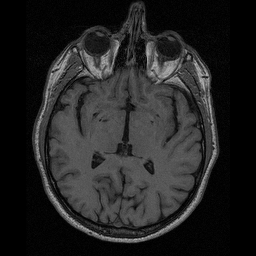
#> input picture data/lab-01-data/brain-slice40.tiff, 256 x 256 px
$ jupyter execute --allow-errors 'lab_01_segmentation_Quentin_Talon_Albéric_de_Lajarte.ipynb'   (shell and % lines are left out)
#> lines starting #> are read from the running program, lines starting #| are printed output that depends on the picture; after the words box and inside, x2 and y2 are one past the last pixel; in counts of white or black regions, pixels touching at a corner belong together
# [IAPR 2020:][iapr2020] Lab 1 ‒  Image segmentation

**Author:** Quentin Talon, Albéric de Lajarte
**Due date:** 26.03.2020

[iapr2018]: https://github.com/LTS5/iapr-2020

## Extract relevant data
We first need to extract the `lab-01-data.tar.gz` archive.
To this end, we use the [tarfile] module from the Python standard library.

[tarfile]: https://docs.python.org/3.6/library/tarfile.html

[cell 1]
import tarfile
import os

data_base_path = os.path.join(os.pardir, 'data')
data_folder = 'lab-01-data'
tar_path = os.path.join(data_base_path, data_folder + '.tar.gz')
#> (the rest of this cell did not finish here and is left out)

## Part 1: Brain segmentation

Our goal: compute the size of the brain (in pixels) in a 2D image of a human head taken by Magnetic Resonance Imaging (MRI).

### 1.1 Brain image visualization

[cell 2]
import skimage.io
import matplotlib.pyplot as plt
from skimage import exposure
import numpy as np

# Load image
data_path = os.path.join(data_base_path, data_folder)
brain_im = skimage.io.imread(os.path.join(data_path, 'brain-slice40.tiff'))
#> brain_im is the input picture: shape (256, 256); min 0, max 189, mean 35.2
im_h, im_w = brain_im.shape
#> im_h = 256; im_w = 256

fig, ([ax1, ax2], [ax3, ax4]) = plt.subplots(2, 2, figsize=(12, 6))
ax1.imshow(brain_im, cmap='gray')
ax2.imshow(exposure.equalize_hist(brain_im), cmap='gray')
ax1.set_title('MRI brain image ({} px, {} px)'.format(im_h, im_w))
ax2.set_title('MRI brain image ({} px, {} px), w hist equalization'.format(im_h, im_w))
ax1.axis('off')
ax2.axis('off')
ax3.hist(x=brain_im.ravel(), bins='auto')
ax3.set_xlabel("pixel value"); ax3.set_ylabel("occurences")
ax4.hist(x=exposure.equalize_hist(brain_im).ravel(), bins='auto')
ax4.set_xlabel("pixel value"); ax3.set_ylabel("occurences")
plt.show()
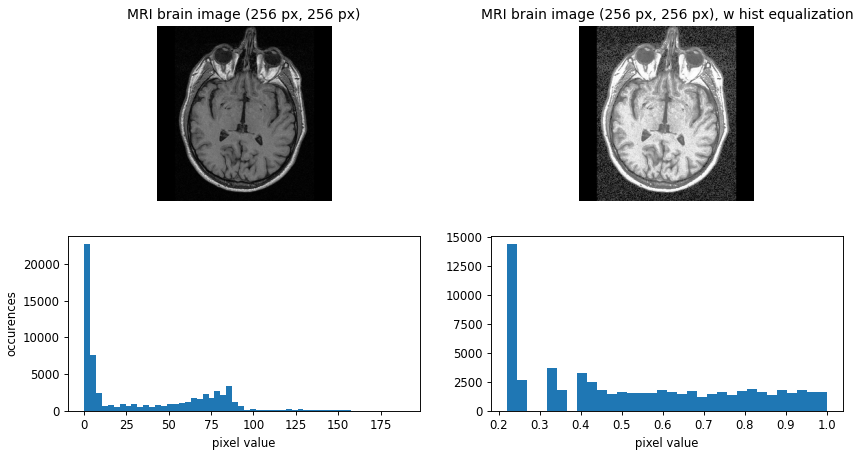
#> figure drawn by matplotlib, 4 panels; panel 3: tallest bar 22664 high, from x = 0 to 3.5; panel 4: tallest bar 14407 high, from x = 0.22 to 0.244

### 1.2 Region growing
We can't guess what a brain is. Thus, we want to get a region of interest **of some values**. Lets use (101, 138) coordinates to see where in the histogram we are. *(Use %matplotlib ipympl to have the coordinates shown in the notebook).*

[cell 3]
print('Value at (101, 138) = {}'.format(brain_im[101,138]))
#| Value at (101, 138) = 67

Then, one manually select the boundaries of pixel values of what the brain might be.
We arbitarily choose to have boundaries of **60** and **95**

[cell 4]
brain_im_bin=np.where((brain_im>60) & (brain_im<95),1,0)
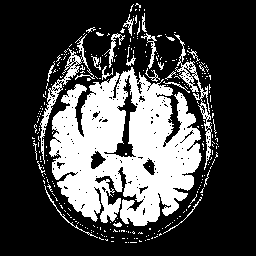
#> brain_im_bin: shape (256, 256) int64; values 0 (black) and 1 (white), 28.3% white; 282 white regions (257 under 20 px), largest, box (x1, y1, x2, y2) and area: (49, 67, 202, 226) 15174, (40, 34, 95, 164) 774, (174, 34, 212, 170) 724
plt.imshow(brain_im_bin, cmap='gray')
plt.show()

It seems to be a nice way of segmenting as the brain is clearly visible.

We implemented a simple Depth-First Search algorithm to label the brain. We manually set the seed in the brain area.

[cell 5]
def DFS(G, s):
    G[s[0], s[1]] = -1
    for t in [[s[0]+i,s[1]+j] for i,j in [[1,0], [0,1], [-1,0], [0,-1]]]: #4 neighbour
        try:#Dirty way of avoiding error of out of array
            if G[t[0], t[1]] == 1:#The region have a value of 1
                DFS(G, t)
        except:
            continue

[cell 6]
import sys
sys.setrecursionlimit(im_h*im_w)#To be able to go deep enough

seeds = [[101, 138]]
for s in seeds:
    brain_im_bin=np.where((brain_im>60) & (brain_im<95),1,0)#As we change the argument of explorer()
    DFS(G=brain_im_bin,s=s)
    my_brain = brain_im_bin == -1 #Have to be the value set in DFS
    size = np.count_nonzero(my_brain)#Look for True values in my_brain and count them
    plt.imshow(my_brain, cmap='gray')
    plt.title("Brain size is {} px, with seed at ({}, {})".format(size, s[0], s[1]))
    plt.show()
#> this loop made 1 pass
#> size on pass 1: 15146
#> pass 1, `my_brain = brain_im_bin == -1`:
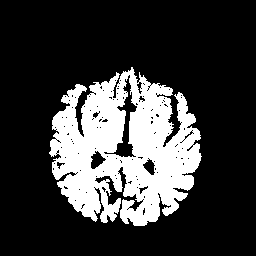
#> my_brain: shape (256, 256) bool; 23.1% white; 1 white region, box (x1, y1, x2, y2) and area: (49, 67, 202, 226) 15146

We see the result of our algorithm. The brain size is calculated to be **15'146 px** .

It could also be possible to map every connected surface and choose the largest one. It have been done later in this report.

### 1.3 Contour detection

### 1.4 Additional method(s)
Here we will explore different method that have shown interesting results

#### 1.4.1 Morphological transformation
We see that the brain is the largest feature on the image. One solution to isolate the brain is thus to remove small features from the image by doing a morphological opening.

[cell 7]
# Segmentation by Morphological transformation
import cv2
brain_im = cv2.imread(os.path.join(data_path, 'brain-slice40.tiff'), cv2.IMREAD_GRAYSCALE)

brain_im_bin=np.where((brain_im>60) & (brain_im<95),1,0)
brain_im_bin = brain_im_bin.astype(np.uint8)
plt.imshow(brain_im_bin, cmap='gray')
plt.show()

[cell 8]
# Taking a matrix of size 5 as the kernel
kernel = cv2.getStructuringElement( cv2.MORPH_ELLIPSE,( 5, 5 ));

# Open the image by eroding small fature and then restoring the shape by dilating
# As the brain is the only big region, bones and other tissues will be deleted
brain_erosion = cv2.erode(brain_im_bin, kernel, iterations=1)
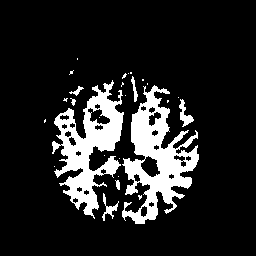
#> brain_erosion: shape (256, 256); values 0 (black) and 1 (white), 14.3% white; 27 white regions (19 under 20 px), largest, box (x1, y1, x2, y2) and area: (122, 85, 199, 224) 4594, (52, 80, 124, 219) 4186, (179, 99, 194, 127) 169
brain_open = cv2.dilate(brain_erosion, kernel, iterations=1)
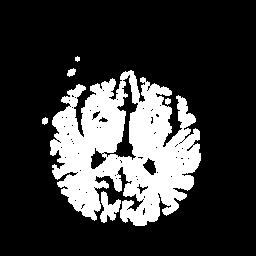
#> brain_open: shape (256, 256); values 0 (black) and 1 (white), 22.3% white; 6 white regions, box (x1, y1, x2, y2) and area: (50, 70, 201, 226) 14123, (100, 191, 121, 223) 353, (67, 68, 76, 77) 53, (42, 117, 48, 125) 36, (165, 98, 171, 105) 32, (75, 56, 80, 62) 22

fig, ([ax1, ax2]) = plt.subplots(1, 2, figsize=(12, 12))
ax1.imshow(brain_erosion, cmap='gray')
ax1.set_title("Eroded image")
ax2.imshow(brain_open, cmap='gray')
ax2.set_title("Opened image")
plt.show()

print("Size of brain is "+ str(np.count_nonzero(brain_open)) + " pixels")
#| Size of brain is 14619 pixels

We see that this method can very easily isolate the brain. However the result is less precise than other technique, as wee see that some features of the brain have been removed, and some other artefacts are still present.

#### 1.4.2 Watersheding
As the skimage library as plenty of powerful built-in function for image processing, one can easily use them for image segmentation

[cell 9]
# Segmentation with buit in labelling function
brain_im = skimage.io.imread(os.path.join(data_path, 'brain-slice40.tiff'))
brain_im_bin = np.zeros_like(brain_im)
brain_im_bin[(brain_im>60) & (brain_im<90)] = 200

plt.imshow(brain_im_bin, cmap='gray')
plt.show()
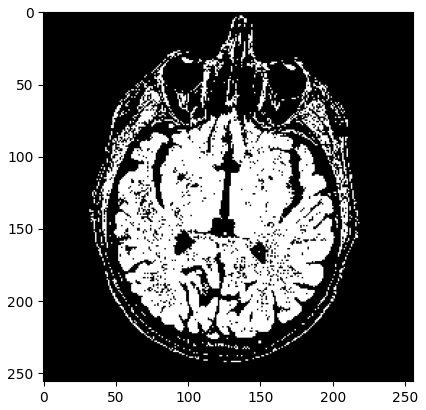
#> figure drawn by matplotlib, 1 panel
